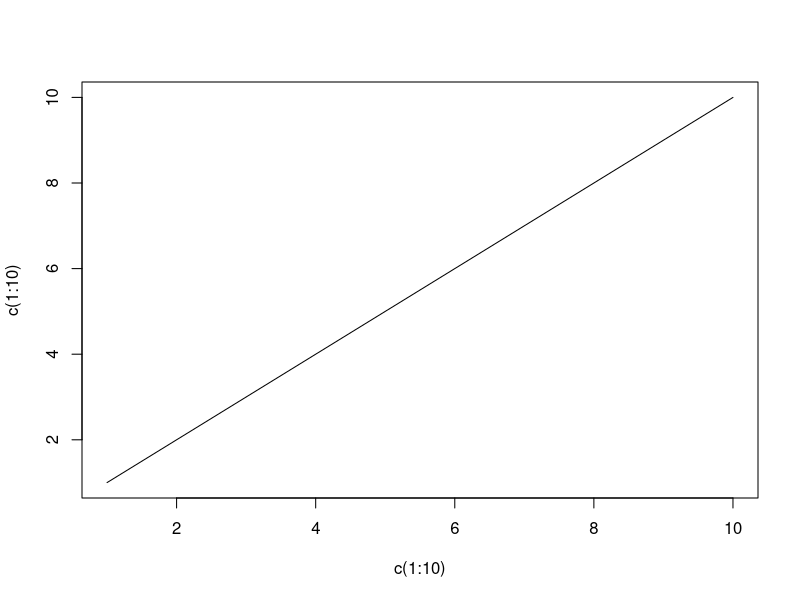
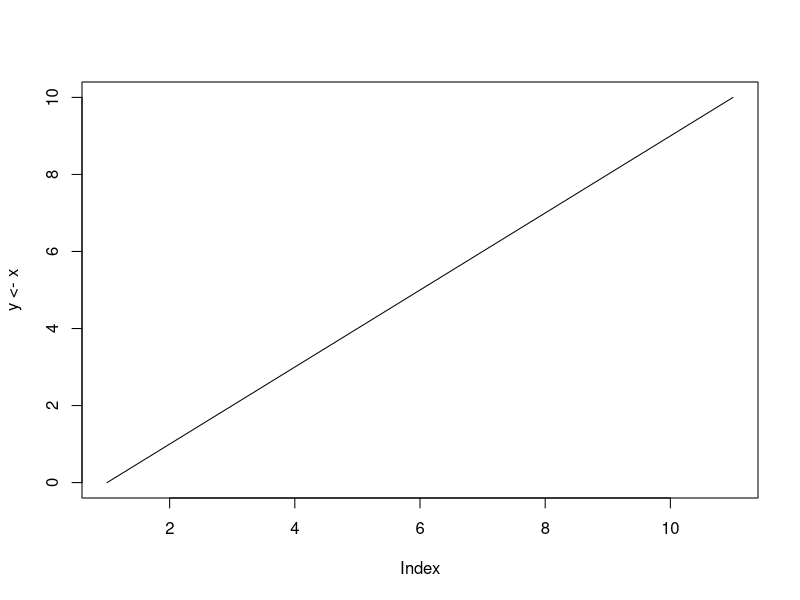
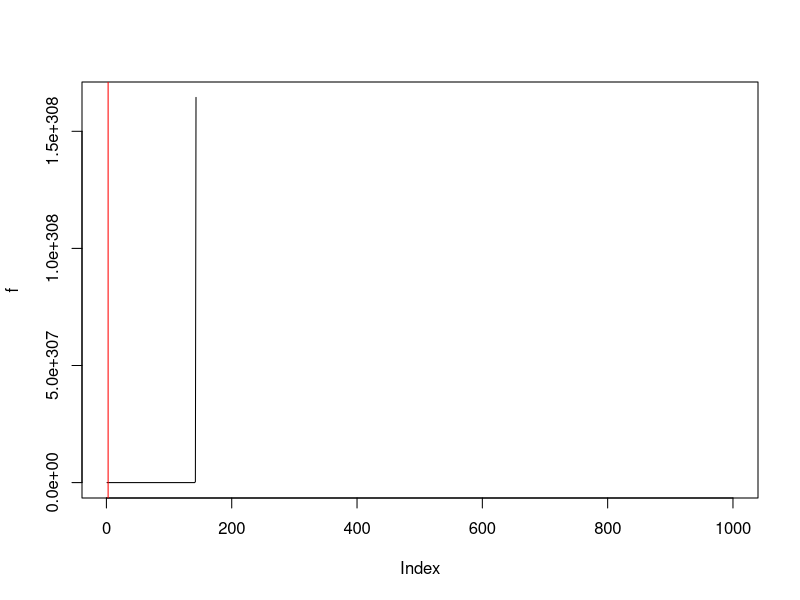

The R source for these figures, in order:
#Q3

plot(c(1:10),c(1:10),type="l")

x <- 0:10

plot(y <- x,type = "l")

#Q4

n <- 1:1000
f <- (n+(1/n))^n
plot(f,type="l")
abline(v=exp(1),col="red")
